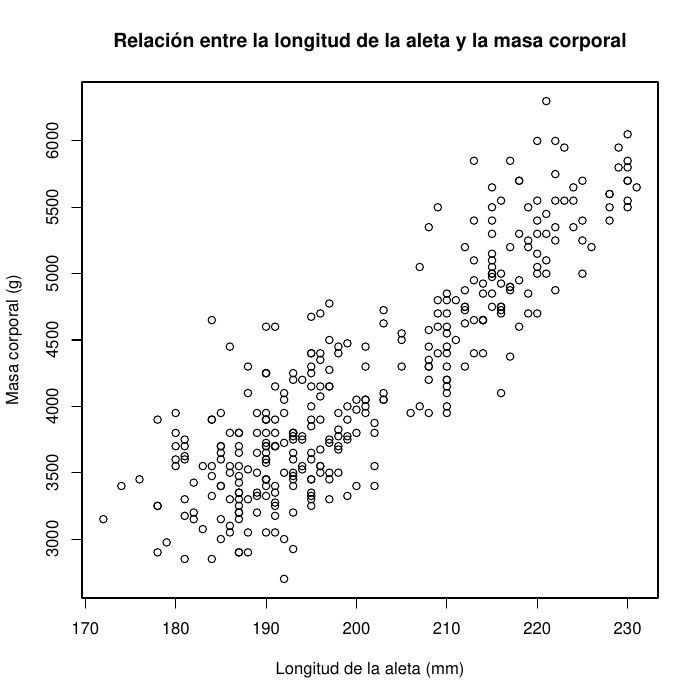

Reproduce this figure in R.
# Este programa genera diferentes tipos de gráficos para el conjunto de datos penguins, 
# contenido en el paquete palmerpenguins (https://allisonhorst.github.io/palmerpenguins/). 
# Este conjunto de datos incluye mediciones para tres especies diferentes de pingüinos 
# que habitan en las islas Palmer, en las cercanías de la Antártida.

# Preparativos
# Si no está instalado, primero debe instalarse el paquete palmerpenguins con la instrucción:
# install.packages("palmerpenguins")

# Carga del paquete
library(palmerpenguins)

# Apertura del archivo PDF de salida
pdf("graficos-palmerpenguins.pdf")


# Gráfico de dispersión
plot(
  x = penguins$flipper_length_mm, 
  y = penguins$body_mass_g,
  main = "Relación entre la longitud de la aleta y la masa corporal",
  xlab = "Longitud de la aleta (mm)",
  ylab = "Masa corporal (g)",
)

# Conteo de la cantidad de pingüinos por especie
cantidad_pinguinos_x_especie <- table(penguins$species)

# Gráfico de barras
barplot(
  height = cantidad_pinguinos_x_especie,
  main = "Cantidad de pingüinos por especie",
  xlab = "Especie",
  ylab = "Cantidad de pingüinos",
)

# Gráfico de pastel
pie(
  x = cantidad_pinguinos_x_especie,
  main = "Distribución de individuos por especie",
  labels = paste(
    names(cantidad_pinguinos_x_especie), 
    ":", 
    cantidad_pinguinos_x_especie
  )
)

# Histograma
hist(
  x = penguins$flipper_length_mm,
  breaks = 8,
  main = "Distribución de las mediciones de la longitud de la aleta",
  xlab = "Longitud de la aleta (mm)",
  ylab = "Frecuencia"
)


# Cierre del archivo PDF de salida
dev.off()